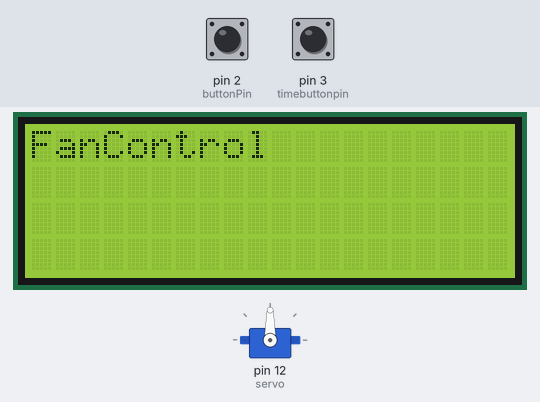
A sketch run on a simulated Arduino Uno, built with avr-gcc and run on an emulated ATmega328P. Shown: 20×4 character LCD, servo. Inputs (shaded band) come from the test bench; at power-on: pin 2 (buttonPin) LOW, pin 3 (timebuttonpin) LOW. What the sketch prints to the serial monitor is not drawn.

Above: at 1.2 s.
1.3 s: pin 2 (buttonPin) pulled HIGH for 0.15 s
At 1.61 s:
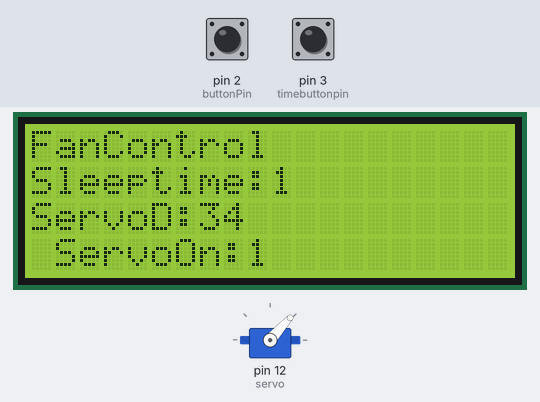
3.8 s: pin 2 (buttonPin) pulled HIGH for 0.15 s
At 4.42 s:
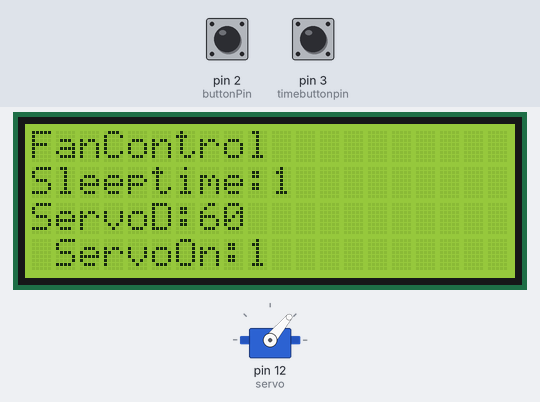
6.9 s: pin 2 (buttonPin) pulled HIGH for 3.2 s
At 10.15 s:
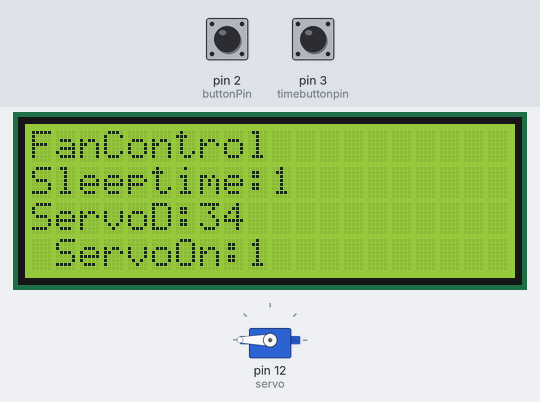
12.7 s: pin 3 (timebuttonpin) pulled HIGH for 0.15 s
At 13.3 s:
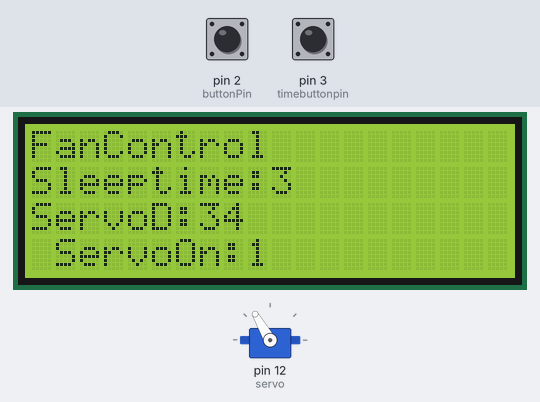
14.3 s: pin 3 (timebuttonpin) pulled HIGH for 1 s
At 15.47 s:
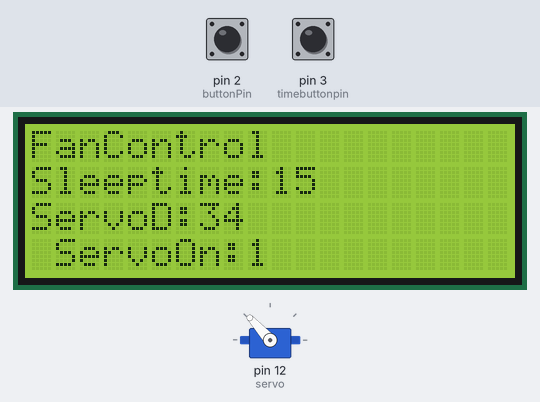
16.8 s: pin 2 (buttonPin) pulled HIGH for 3.2 s
At 22.4 s:
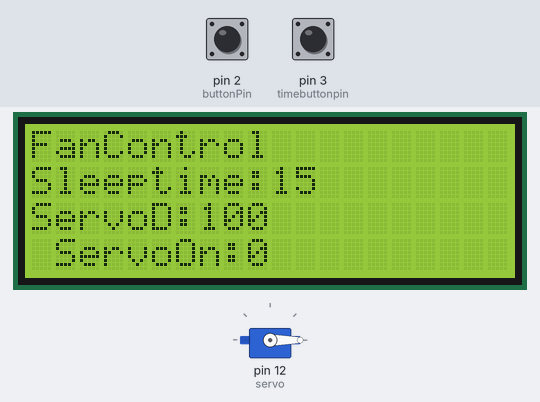
Timing chart, 0 to 23.7 s (numbered marks = the images above; inputs shaded):
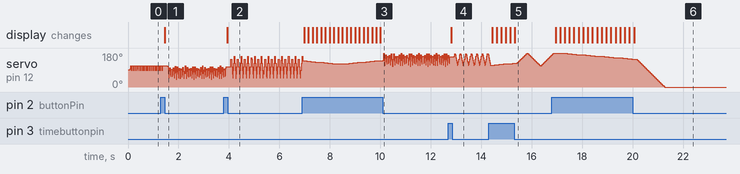

The sketch:

fanrotater.ino
```cpp
#include <Servo.h>
#include <LiquidCrystal_I2C.h>
#include <Wire.h>
#include <TimedAction.h>

static int buttonPin = 2;
static int timebuttonpin = 3;
int mode = 0;
int timemode = 0;
int sleeptime = 1;
int servodegrees = 10;

unsigned long lastmillis = millis();
boolean servo_direction = true;
boolean servoon = true;

LiquidCrystal_I2C lcd(0x27, 20, 4);
Servo servo;

void checkdegrees()
{
    if (digitalRead(buttonPin) == HIGH)
    {
        mode++;
        if (mode >= 5)
        {
            mode = 0;
        }
        servoon = true;
        switch (mode)
        {
        case 0:
            servodegrees = 20;
            break;
        case 1:
            servodegrees = 34;
            break;
        case 2:
            servodegrees = 60;
            break;
        case 3:
            servodegrees = 100;
            break;
        case 4:
            servoon = false;
            break;
        }
        lcd_print(sleeptime, servodegrees, servoon);
        delay(100);
    }
}

void checksleep()
{
    if (digitalRead(timebuttonpin) == HIGH)
    {
        sleeptime = sleeptime + 2;
        if (sleeptime > 100)
        {
            sleeptime = 10;
        }
        lcd_print(sleeptime, servodegrees, servoon);
        delay(100);
    }
}
TimedAction checkdegreesThread = TimedAction(110, checkdegrees);
TimedAction checksleepThread = TimedAction(110, checksleep);

void checkthread()
{
    checkdegreesThread.check();
    checksleepThread.check();
}

void setup()
{
    lcd.init();      // lcd를 사용을 시작합니다.
    lcd.backlight(); // backlight를 On 시킵니다.
    lcd.setCursor(0, 0);
    lcd.print("FanControl");

    pinMode(buttonPin, INPUT);
    pinMode(timebuttonpin, INPUT);
    servo.attach(12);
    servo.write(90);
    Serial.begin(9600);
}

void loop()
{
    checkthread();
    if (servoon)
    {
        if (servo_direction)
        {

            for (int i = 0; servodegrees >= i; i++)
            {
                checkthread();
                servo.write(servo.read() + 2);
                delay(sleeptime);
            }

            servo_direction = !servo_direction;
        }
        else
        {
            for (int i = 0; servodegrees >= i; i++)
            {
                checkthread();
                servo.write(servo.read() - 2);
                delay(sleeptime);
            }
            servo_direction = !servo_direction;
        }
    }
    else
    {
        servo.write(servo.read());
    }

    Serial.print("sleeptime:::");

    Serial.println(sleeptime);
    Serial.print("servodegrees:::");
    Serial.println(servodegrees);

    // Serial.println((millis() - lastmillis));
}

void lcd_print(int sleeptime, int servodegrees, bool servoon)
{
    lcd.setCursor(0, 1);
    lcd.print("                   ");
    lcd.setCursor(0, 1);
    lcd.print("Sleeptime:");
    lcd.print(sleeptime);

    lcd.setCursor(0, 2);
    lcd.print("                   ");
    lcd.setCursor(0, 2);
    lcd.print("ServoD:");
    lcd.print(servodegrees);

    lcd.setCursor(0, 3);
    lcd.print(" ServoOn:");
    lcd.print(servoon);
}
```

Measured:
- after the input at 1.3 s, the display: changes after 0.16 s (image 1)
- after the input at 3.8 s, the display: changes after 0.14 s (image 2)
- after the input at 6.9 s, the display: first changes after 0.08 s (image 3 shows a later state)
- after the input at 12.7 s, the display: changes after 0.11 s (image 4)
- after the input at 14.3 s, the display: first changes after 0.13 s (image 5 shows a later state)
- after the input at 16.8 s, the display: first changes after 0.15 s (image 6 shows a later state)
- by itself, servo on pin 12 (servo): rises from 168° to 180° in 0.06 s, then falls to 0° in 4.4 s
